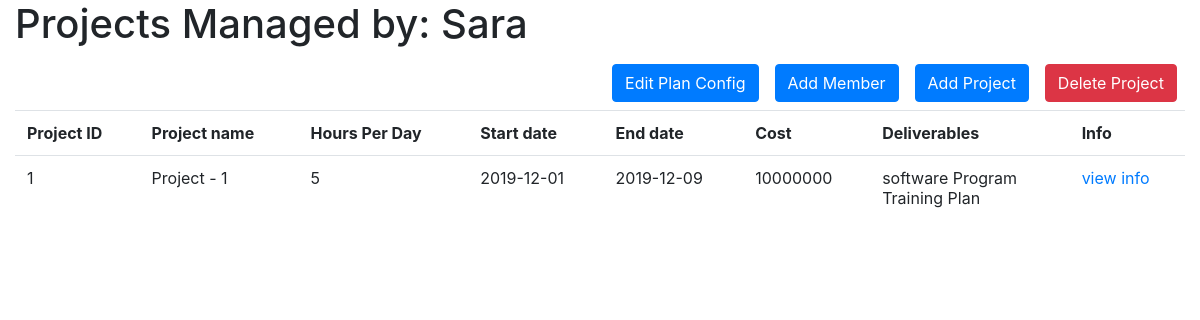
Before: /Projects.php (signed in) with the older database file.
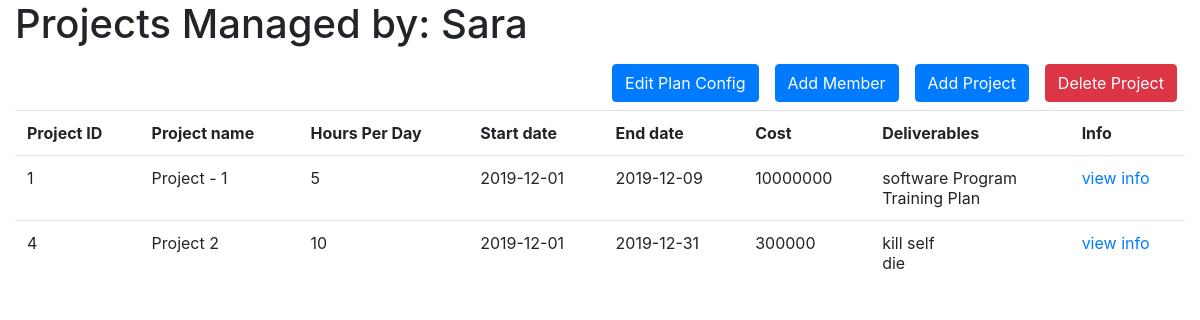
After: the same page with the newer database file.
### tables this page shows
CREATE TABLE `project` (
  `id` int(11) NOT NULL,
  `pm-id` int(11) NOT NULL,
  `name` varchar(255) NOT NULL,
  `hours-per-day` int(11) NOT NULL,
  `cost` double NOT NULL,
  `start-date` date NOT NULL,
  `end-date` date DEFAULT NULL
);

### Projects.php (the view, shortened to what this page needs)
<?php
require 'db.inc.php';
$pm_id = $_SESSION['pm'];
$stmt = $link->prepare('SELECT `name` FROM `project-managers` WHERE `id` = ? ');
$stmt->bind_param('i', $pm_id);
$stmt->bind_result($pm_name);
$stmt->execute();
$stmt = $link->prepare('SELECT * FROM `project` WHERE `pm-id` = ?');
$stmt->bind_param('i', $pm_id);
$stmt->bind_result($id, $dummy, $name, $hpd, $cost, $start_date, $end_date);
$stmt->execute();
?>
<html>
<head>
    <link rel="stylesheet" href="css/bootstrap.min.css">
    <link rel="stylesheet" href="css/style.css">
</head>
<body>
    <div class="container-fluid">
        <div class="row">
            <div class="col-12">
                <h1>Projects Managed by: <?= $pm_name ?> </h1>
            </div>
        </div>
        <div class="row">
            <div class="col-12">
                <button class="btn btn-danger float-right m-2" id="delete-project-btn">Delete Project</button>
                <a class="btn btn-primary float-right m-2" href="add_project.php">Add Project</a>
                <button class="btn btn-primary float-right m-2" id="add-member-btn">Add Member</button>
                <button type="button" class="btn btn-primary float-right m-2" data-toggle="modal" data-target="#myModal">Edit Plan Config</button>
            </div>
            <div class="col-12">
                <table class="table">
                    <tr>
                        <th>Project ID</th>
                        <th>Project name</th>
                        <th>Hours Per Day</th>
                        <th>Start date</th>
                        <th>End date</th>
                        <th>Cost</th>
                        <th>Deliverables</th>
                        <th>Info</th>
                    </tr>
                    <?php
                    $stmt->store_result();
                    $d_stmt = $link->prepare('SELECT `title` FROM `deliverables` WHERE `project-id` = ?');
                    $d_stmt->bind_param('i', $id);
                    $d_stmt->bind_result($d_title);
                    while ($stmt->fetch()) {
                        $d_stmt->execute();
                        $titles = array();
                        while ($d_stmt->fetch()) {
                            $titles[] = $d_title;
                        }
                        $titles_str = implode('<br />', $titles);
                        echo "
                                        <tr>
                                            <td>{$id}</td>
                                            <td>{$name}</td>
                                            <td>{$hpd}</td>
                                            <td>{$start_date}</td>
                                            <td>{$end_date}</td>
                                            <td>{$cost}</td>
                                            <td>{$titles_str}</td>
                                            <td> <a href = 'project_info.php?id=$id'> view info </a></td>
                                        </tr>
                                    ";
                    }
                    ?>
                </table>
            </div>
        </div>
    </div>
</body>
</html>

### css/style.css (style rules this page uses)
.btn-danger { margin-left:80px; }

Changed rows visible on the page:
added project: id "4", name "Project 2", value "10", value "2019-12-01", value "2019-12-31", cost "300000", titles "kill self die"
